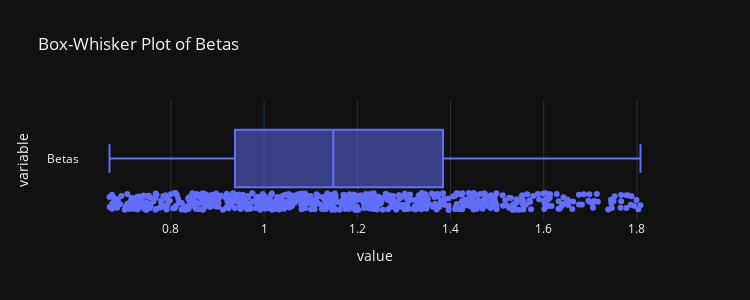
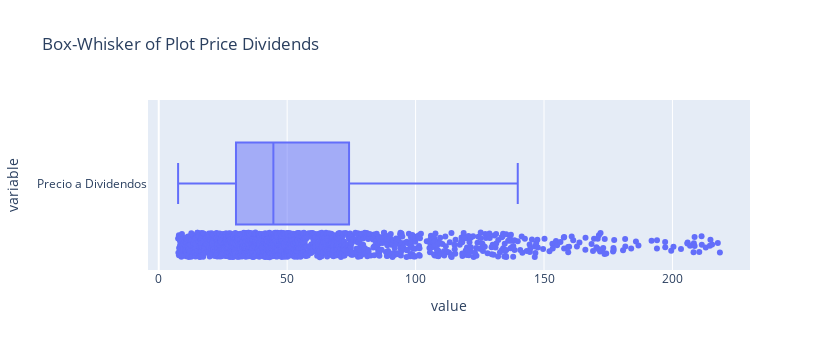
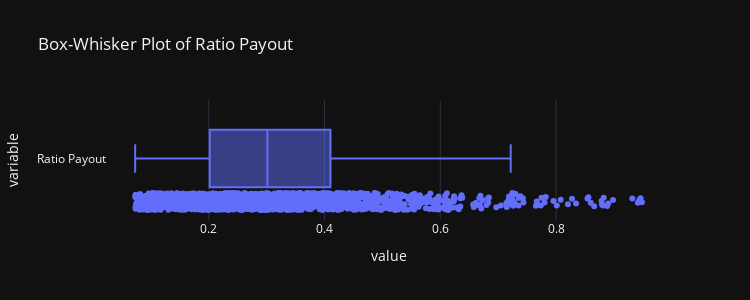
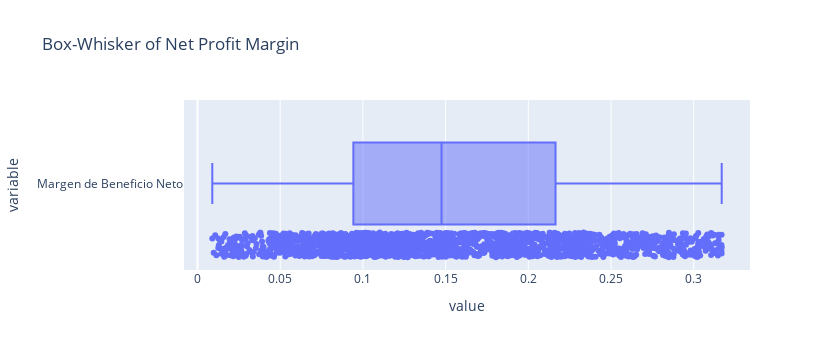

Notebook code for these charts, in order:
### Code cell
#Box-Whisker Plots
#Install w/ Anaconda Prompt: conda install -c plotly plotly_express & Customize w/ documentation 
import plotly.express as px
df = px.data.tips()
bw_betas = px.box(data_Betas, points="all", width=750, height=300, template= "plotly_dark",
            title="Box-Whisker Plot of Betas", orientation="h")
bw_PrecioDividendos = px.box(data_PrecioDividendos, points="all", width=830, height=350,
            template= "plotly",title="Box-Whisker of Plot Price Dividends", orientation="h")
bw_RatioPayout = px.box(data_RatioPayout, points="all", width=750, height=300,
            template= "plotly_dark", title="Box-Whisker Plot of Ratio Payout", orientation="h")
bw_NetProfit = px.box(data_MargenNeto, points="all", width=830, height=350,
            template= "plotly",title="Box-Whisker of Net Profit Margin", orientation="h")

bw_betas.show(), bw_PrecioDividendos.show(), bw_RatioPayout.show(), bw_NetProfit.show()

### Figure 1 — Plotly figure (JSON) as saved in the notebook; plotly's stock layout.template omitted (floating-point values rounded to 4 significant figures; data arrays with more than 128 entries replaced by an {"elided": "..."} marker saying what was removed)
{"data": [{"alignmentgroup": "True", "boxpoints": "all", "hovertemplate": "value=%{x}<br>variable=%{y}<extra></extra>", "legendgroup": "", "marker": {"color": "#636efa"}, "name": "", "notched": false, "offsetgroup": "", "orientation": "h", "showlegend": false, "type": "box", "x": {"elided": "626 float values"}, "x0": " ", "xaxis": "x", "y": {"elided": "626 str values"}, "y0": " ", "yaxis": "y"}], "layout": {"boxmode": "group", "height": 300, "legend": {"tracegroupgap": 0}, "title": {"text": "Box-Whisker Plot of Betas"}, "width": 750, "xaxis": {"anchor": "y", "domain": [0, 1], "title": {"text": "value"}}, "yaxis": {"anchor": "x", "domain": [0, 1], "title": {"text": "variable"}}}}

### Figure 2 — Plotly figure (JSON) as saved in the notebook; plotly's stock layout.template omitted (floating-point values rounded to 4 significant figures; data arrays with more than 128 entries replaced by an {"elided": "..."} marker saying what was removed)
{"data": [{"alignmentgroup": "True", "boxpoints": "all", "hovertemplate": "value=%{x}<br>variable=%{y}<extra></extra>", "legendgroup": "", "marker": {"color": "#636efa"}, "name": "", "notched": false, "offsetgroup": "", "orientation": "h", "showlegend": false, "type": "box", "x": {"elided": "1524 float values"}, "x0": " ", "xaxis": "x", "y": {"elided": "1524 str values"}, "y0": " ", "yaxis": "y"}], "layout": {"boxmode": "group", "height": 350, "legend": {"tracegroupgap": 0}, "title": {"text": "Box-Whisker of Plot Price Dividends"}, "width": 830, "xaxis": {"anchor": "y", "domain": [0, 1], "title": {"text": "value"}}, "yaxis": {"anchor": "x", "domain": [0, 1], "title": {"text": "variable"}}}}

### Figure 3 — Plotly figure (JSON) as saved in the notebook; plotly's stock layout.template omitted (floating-point values rounded to 4 significant figures; data arrays with more than 128 entries replaced by an {"elided": "..."} marker saying what was removed)
{"data": [{"alignmentgroup": "True", "boxpoints": "all", "hovertemplate": "value=%{x}<br>variable=%{y}<extra></extra>", "legendgroup": "", "marker": {"color": "#636efa"}, "name": "", "notched": false, "offsetgroup": "", "orientation": "h", "showlegend": false, "type": "box", "x": {"elided": "1434 float values"}, "x0": " ", "xaxis": "x", "y": {"elided": "1434 str values"}, "y0": " ", "yaxis": "y"}], "layout": {"boxmode": "group", "height": 300, "legend": {"tracegroupgap": 0}, "title": {"text": "Box-Whisker Plot of Ratio Payout"}, "width": 750, "xaxis": {"anchor": "y", "domain": [0, 1], "title": {"text": "value"}}, "yaxis": {"anchor": "x", "domain": [0, 1], "title": {"text": "variable"}}}}

### Figure 4 — Plotly figure (JSON) as saved in the notebook; plotly's stock layout.template omitted (floating-point values rounded to 4 significant figures; data arrays with more than 128 entries replaced by an {"elided": "..."} marker saying what was removed)
{"data": [{"alignmentgroup": "True", "boxpoints": "all", "hovertemplate": "value=%{x}<br>variable=%{y}<extra></extra>", "legendgroup": "", "marker": {"color": "#636efa"}, "name": "", "notched": false, "offsetgroup": "", "orientation": "h", "showlegend": false, "type": "box", "x": {"elided": "1711 float values"}, "x0": " ", "xaxis": "x", "y": {"elided": "1711 str values"}, "y0": " ", "yaxis": "y"}], "layout": {"boxmode": "group", "height": 350, "legend": {"tracegroupgap": 0}, "title": {"text": "Box-Whisker of Net Profit Margin"}, "width": 830, "xaxis": {"anchor": "y", "domain": [0, 1], "title": {"text": "value"}}, "yaxis": {"anchor": "x", "domain": [0, 1], "title": {"text": "variable"}}}}
